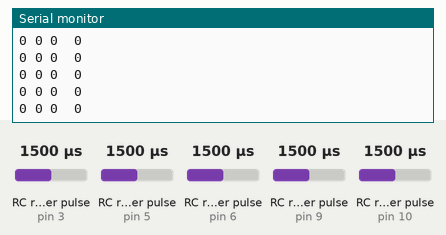
Simulated run of this sketch. Board: Arduino Uno, built with avr-gcc and run on an emulated ATmega328P. Parts: the last lines printed to the serial monitor. Wiring (inferred from the names in the program): 5 × RC receiver channel: data pin 3 / data pin 5 / data pin 6 / data pin 9 / data pin 10. Inputs (shaded band) come from the test bench; at power-on: RC receiver pulse (sensors on pin 3, pin 5, pin 6, pin 10, pin 9) 1500 µs.

Above: at 1.2 s.
1.3 s: RC receiver pulse (sensor on pin 3) set to 1020 µs
At 1.8 s:
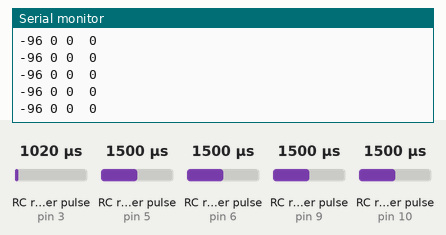
2.8 s: RC receiver pulse (sensor on pin 5) set to 1020 µs
At 3.3 s:
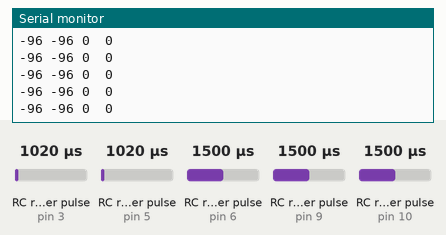
4.3 s: RC receiver pulse (sensor on pin 6) set to 1020 µs
At 5.1 s:
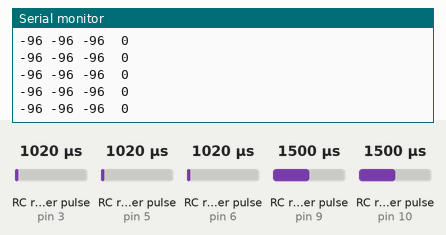
5.8 s: RC receiver pulse (sensor on pin 10) set to 1020 µs
At 6.3 s:
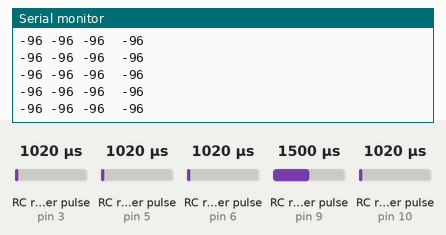
7.3 s: RC receiver pulse (sensor on pin 3) set to 1250 µs
At 7.9 s:
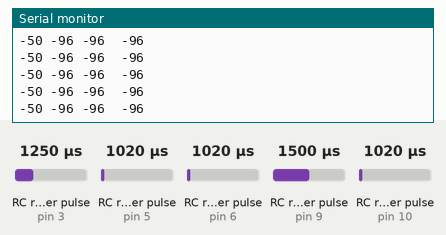
8.8 s: RC receiver pulse (sensor on pin 5) set to 1250 µs
At 9.3 s:
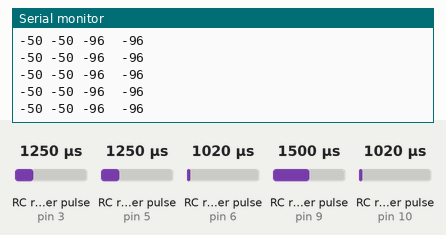
Timing chart, 0 to 11.3 s (numbered marks = the images above; inputs shaded):
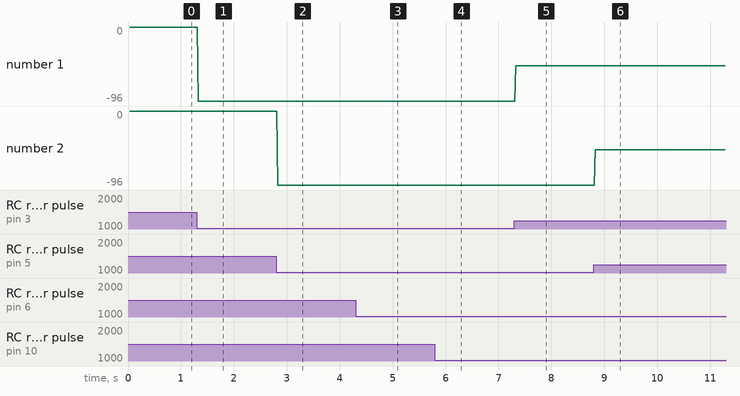

Measured:
- after the input at 1.3 s, the serial monitor: prints a new line at once (image 1)
- after the input at 2.8 s, the serial monitor: prints a new line at once (image 2)
- after the input at 4.3 s, the serial monitor: prints a new line at once (image 3)
- after the input at 5.8 s, the serial monitor: prints a new line at once (image 4)
- after the input at 7.3 s, the serial monitor: prints a new line at once (image 5)
- after the input at 8.8 s, the serial monitor: prints a new line at once (image 6)
- plotted number 1: 0 → -96 after the input at 1.3 s, -96 → -50 after the input at 7.3 s

The sketch:

driver.ino
```cpp
#define CH1 3
#define CH2 5
#define CH3 6
#define CH4 9
#define CH5 10

// Read the number of a given channel and convert to the range provided.
// If the channel is off, return the default value
int readChannel(int channelInput, int minLimit, int maxLimit){
  int ch = pulseIn(channelInput, HIGH, 30000);
  return map(ch, 1000, 2000, minLimit, maxLimit);
}

void setup(){
  Serial.begin(500000);
  pinMode(CH1, INPUT);
  pinMode(CH2, INPUT);
  pinMode(CH3, INPUT);
  pinMode(CH4, INPUT);
  pinMode(CH5, INPUT);
}
int ch1,ch2,ch3,ch4,ch5;
void loop() {
  ch1=readChannel(CH1, -100, 100);
  ch2=readChannel(CH2, -100, 100);
  ch3=readChannel(CH3, -100, 100);
  ch4=readChannel(CH4, -100, 100);
  ch5=readChannel(CH5, -100, 100);
  Serial.print(ch1);
  Serial.print(" ");
  Serial.print(ch2);
  Serial.print(" ");
  Serial.print(ch3);
  Serial.print(" ");
  Serial.print(" ");
  Serial.println(ch5);
}
```
